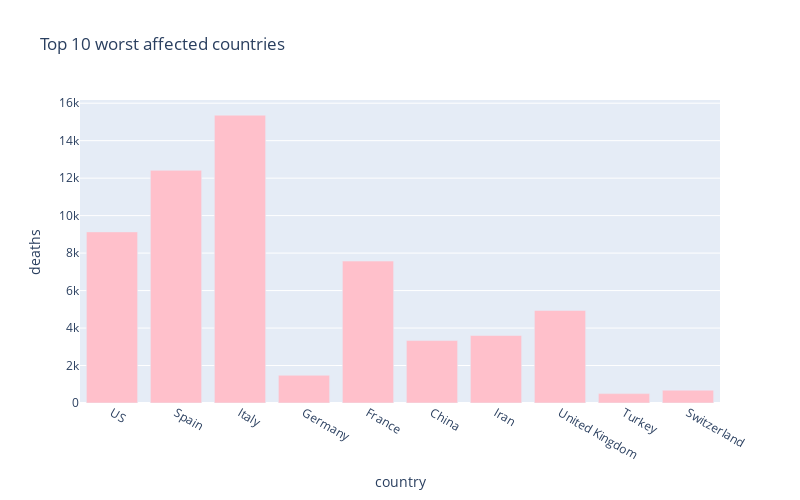

Notebook source saved alongside this figure:
### Markdown cell above
# 10 worst hit countries - Death cases

### Code cell
px.bar(
    sorted_country_df.head(10),
    x = "country",
    y = "deaths",
    title= "Top 10 worst affected countries", # the axis names
    color_discrete_sequence=["pink"], 
    height=500,
    width=800
)

### Figure 1 — Plotly figure (JSON) as saved in the notebook; plotly's stock layout.template omitted (floating-point values rounded to 4 significant figures)
{"data": [{"alignmentgroup": "True", "hoverlabel": {"namelength": 0}, "hovertemplate": "country=%{x}<br>deaths=%{y}", "legendgroup": "", "marker": {"color": "pink"}, "name": "", "offsetgroup": "", "orientation": "v", "showlegend": false, "textposition": "auto", "type": "bar", "x": ["US", "Spain", "Italy", "Germany", "France", "China", "Iran", "United Kingdom", "Turkey", "Switzerland"], "xaxis": "x", "y": [9132, 12418, 15362, 1479, 7574, 3333, 3603, 4942, 501, 685], "yaxis": "y"}], "layout": {"barmode": "relative", "height": 500, "legend": {"tracegroupgap": 0}, "title": {"text": "Top 10 worst affected countries"}, "width": 800, "xaxis": {"anchor": "y", "domain": [0, 1], "title": {"text": "country"}}, "yaxis": {"anchor": "x", "domain": [0, 1], "title": {"text": "deaths"}}}}
